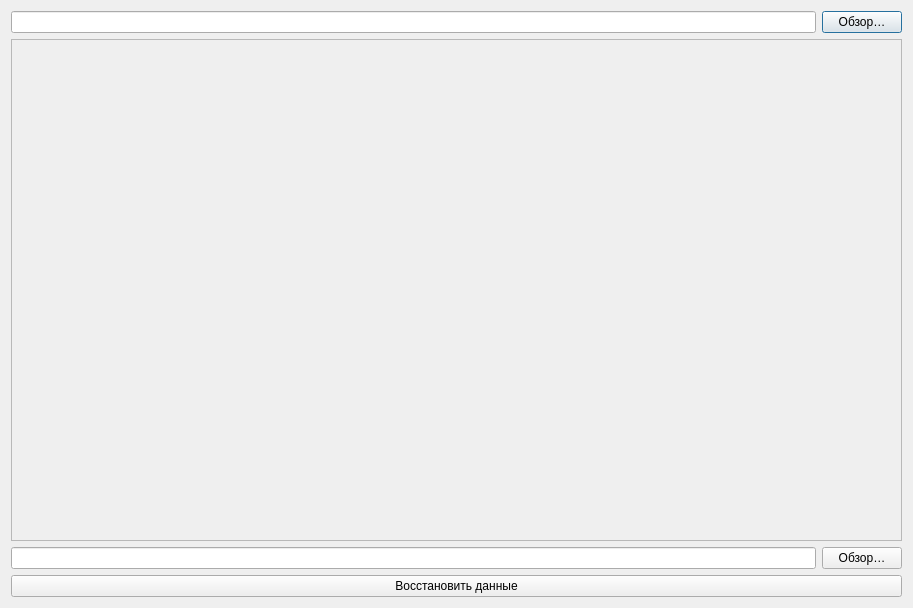
<?xml version="1.0" encoding="UTF-8"?>
<ui version="4.0">
 <class>Decoding</class>
 <widget class="QDialog" name="Decoding">
  <property name="geometry">
   <rect>
    <x>0</x>
    <y>0</y>
    <width>913</width>
    <height>608</height>
   </rect>
  </property>
  <property name="windowTitle">
   <string>Dialog</string>
  </property>
  <property name="windowIcon">
   <iconset>
    <normaloff>:/images/icon.png</normaloff>:/images/icon.png</iconset>
  </property>
  <layout class="QVBoxLayout" name="verticalLayout">
   <item>
    <layout class="QHBoxLayout" name="horizontalLayout">
     <item>
      <widget class="QLineEdit" name="inputFile">
       <property name="text">
        <string/>
       </property>
      </widget>
     </item>
     <item>
      <widget class="QPushButton" name="browseButton">
       <property name="text">
        <string>Обзор…</string>
       </property>
      </widget>
     </item>
    </layout>
   </item>
   <item>
    <widget class="QScrollArea" name="scrollArea">
     <property name="widgetResizable">
      <bool>true</bool>
     </property>
     <widget class="QWidget" name="scrollAreaWidgetContents">
      <property name="geometry">
       <rect>
        <x>0</x>
        <y>0</y>
        <width>893</width>
        <height>488</height>
       </rect>
      </property>
      <layout class="QVBoxLayout" name="verticalLayout_2">
       <property name="spacing">
        <number>0</number>
       </property>
       <property name="leftMargin">
        <number>0</number>
       </property>
       <property name="topMargin">
        <number>0</number>
       </property>
       <property name="rightMargin">
        <number>0</number>
       </property>
       <property name="bottomMargin">
        <number>0</number>
       </property>
       <item>
        <layout class="QVBoxLayout" name="files">
         <property name="spacing">
          <number>5</number>
         </property>
         <item>
          <spacer name="verticalSpacer">
           <property name="orientation">
            <enum>Qt::Vertical</enum>
           </property>
           <property name="sizeHint" stdset="0">
            <size>
             <width>20</width>
             <height>40</height>
            </size>
           </property>
          </spacer>
         </item>
        </layout>
       </item>
      </layout>
     </widget>
    </widget>
   </item>
   <item>
    <layout class="QHBoxLayout" name="horizontalLayout_3">
     <item>
      <widget class="QLineEdit" name="outputPath">
       <property name="text">
        <string/>
       </property>
      </widget>
     </item>
     <item>
      <widget class="QPushButton" name="browsePathsButto">
       <property name="text">
        <string>Обзор…</string>
       </property>
      </widget>
     </item>
    </layout>
   </item>
   <item>
    <widget class="QPushButton" name="decodeButton">
     <property name="text">
      <string>Восстановить данные</string>
     </property>
    </widget>
   </item>
  </layout>
 </widget>
 <resources/>
 <connections/>
</ui>
